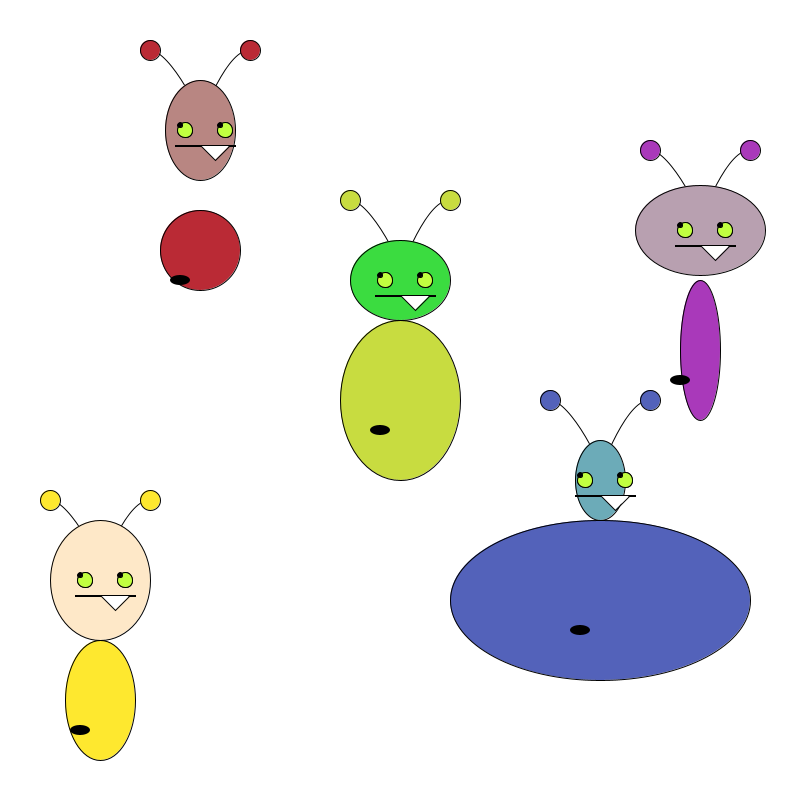
Frame 1 (no input)
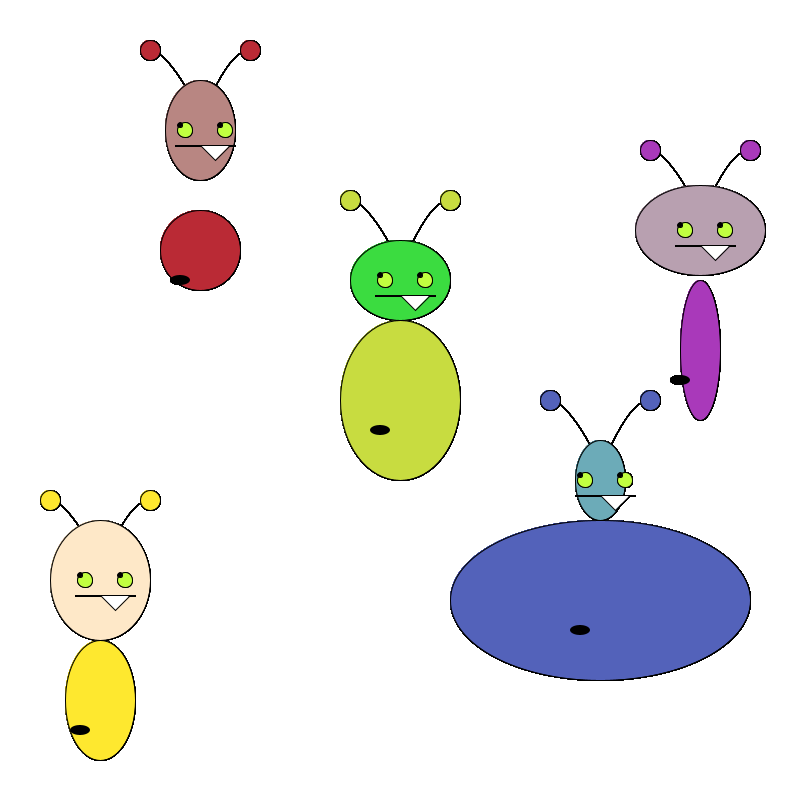
Frame 60 (the mouse pressed at the canvas centre just before this capture)
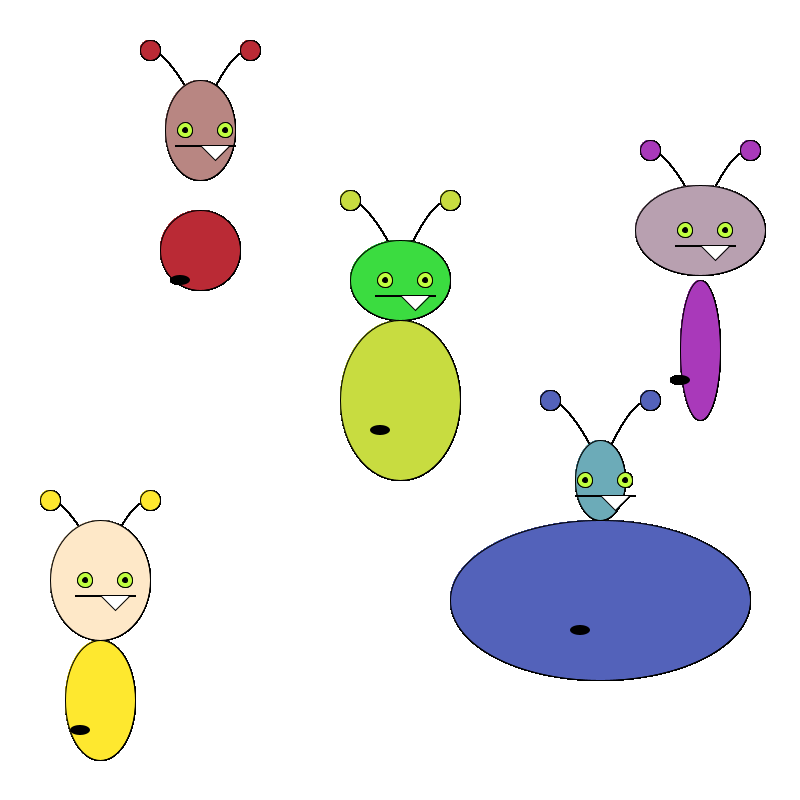
Frame 120 (the mouse held since frame 60 and released just before this capture)

The Processing sketch that drew these frames (run headless with seeded random() and noise(); from frame 60 on, the mouse is pressed at the canvas centre):

// Processing sketch: sketch_009_Exercise05_part1
// ── sketch_009_Exercise05_part1.pde
/* make a class called Monster
 a "class" is a datatype that has data and functionality
 think of a class as a "blueprint" for objects"
 !your classes should begin with a capital letter! */
 Monster fred, bill, bob, lucy, matt;
 float wanderX, wanderY;
 color wart = color(0);

void setup() {
  background(255);
  size(800, 800);
  
  //loading all the new monsters
  //color x = color(60, 189, 64);
  fred = new Monster(0, 0, 200, 220, 64, 59, 220, 64, wart);
  bill = new Monster(0, 0, 83, 98, 186, 108, 171, 184, wart);
  bob = new Monster(0, 0, 169, 57, 186,184, 160, 176, wart);
  lucy = new Monster(0, 0,186, 42, 53,184, 134, 130, wart);
  matt = new Monster(0, 0,254, 232, 47, 254, 232, 200, wart); //new instance of 'Monster' named 'matt'
}

void draw() { //calling all the monsters
  wanderX = map(mouseX, 0, width, -5, 5);
  wanderY = map(mouseY, 0, height, -5, 5);
  
  
  
  
  
  //fred: center green monster
  pushMatrix();
  //fred = new Monster(0, 0, color(60, 189, 64), color(59, 220, 64), wart); //new instance of 'Monster' named 'fred'
  fred.monsterBody(120, 160);
  fred.head(100, 80);
  fred.eyes(wanderX, wanderY);
  popMatrix();
  
   //these other monsters are not showing up...
  
  //bill: blue monster
  pushMatrix();
  translate(200, 200);
  //bill = new Monster(-200, -200, color(83, 98, 186), color(108, 171, 184), wart); //new instance of 'Monster' named 'bill'
  bill.monsterBody(300, 160);
  bill.head(50, 80);
  bill.eyes(wanderX, wanderY);
  popMatrix();
  
  //bob: purple monster
  pushMatrix();
  translate(300, -50);
  //bob = new Monster(0, 0, color(169, 57, 186), color(184, 160, 176), wart); //new instance of 'Monster' named 'bob'
  bob.monsterBody(40, 140);
  bob.head(130, 90);
  bob.eyes(wanderX, wanderY);
  popMatrix();
  
  //lucy: red monster
  pushMatrix();
  translate(-200, -150);
  //lucy = new Monster(0, 0, color(186, 42, 53), color(184, 134, 130), wart); //new instance of 'Monster' named 'lucy'
  lucy.monsterBody(80, 80);
  lucy.head(70, 100);
  lucy.eyes(wanderX, wanderY);
  popMatrix();
  
  //matt: yellow monster
  pushMatrix();
  translate(-300, 300);
  //matt = new Monster(-100, 100, color(254, 232, 47), color(254, 232, 200), wart); //new instance of 'Monster' named 'matt'
  matt.monsterBody(70, 120);
  matt.head(100, 120);
  matt.eyes(wanderX, wanderY);
  popMatrix();

}

//eyes don't move when the wanderX and wanderY are in the update function... work in draw function
/*void update(){ //updates where the mouse is
   wanderX = map(mouseX, 0, width, -5, 5);
   wanderY = map(mouseY, 0, height, -5, 5);
}*/
// ── Monster.pde
//Tab for the Monster class
//used some code from GitHub 

class Monster {
  /*everything in here is what will encompass the Monster
   this is the class constructor. this is called with the 
   "new" line in the main code*/
   
  public color skin1, skin2, blink, wort;    // no accessible outside the class. Only internally.
  float x, y, wanderX, wanderY, percentScale;  // accessible outside the class, using the dot syntax
  int col1x,col1y,col1z, col2x,col2y,col2z;
  boolean button;
  
  Monster(float tempX, float tempY, int Ax , int Ay, int Az, int Bx, int By , int Bz, color wort_) { //these are the parameters as variables
    col1x = Ax;
    col1y = Ay;
    col1z = Az;
    col2x = Bx;
    col2y = By;
    col2z = Bz;
    x = tempX;
    y = tempY;
    wort = wort_;
    
    //Why do we have to rename these variables?
  }

  /* all the methods go below the constructor */
  void monsterBody(int wide, int tall) { //calling local variables
    smooth();
    curve(width/2 - 100 + x, width/2-100 + y, width/2 - 50 + x, width/2-200 + y, width/2 + 10 + x, width/2 -100 + y, width/2 -20 + x, width/2 + 20 + y); //left antenna
    curve(width/2 + 120 + x, width/2-80 + y, width/2 + 50 + x, width/2-200 + y, width/2 - 10 + x, width/2 - 100 + y, width/2 -20 + x, width/2 + 40 + y); //right antenna
    fill(col1x,col1y,col1z); //darker green
    ellipse(width/2 + x, width/2 + y, wide, tall); //body 120, 160
    fill(wort); // purple
    noStroke(); 
    ellipse(width/2 - 20 + x, width/2 + 30 + y, 20, 10);  //wart
  }

  void head(int wid, int hei) {
    fill(col2x, col2y, col2z); // lighter green
    stroke(0); 
    ellipse(width/2 + x, width/2 - 120 + y, wid, hei); //head 100, 80
    fill(0);
    rect(width/2 - 25 + x, width/2 - 105 + y, 60, 1); //mouth
    fill(255);
    triangle(width/2 + 15 + x, width/2 - 90 + y, width/2 + x, width/2-105 + y, width/2 + 30 + x, width/2 - 105 + y); //tooth
    eyes(wanderX, wanderY); //pass anything as parameters, only restricted to number of how many
    fill(col1x, col1y, col1z); //lighter green
    ellipse(width/2 - 50 + x, width/2 - 200 + y, 20, 20); // left antenna point
    ellipse(width/2 + 50 + x, width/2 - 200 + y, 20, 20); // right antenna point
    noFill();
  }

  void eyes(float wX, float wY) {
    fill(193, 255, 64); //greenish yellow
    ellipse(width/2 - 15 + x, width/2 - 120 + y, 15, 15); //left eye
    ellipse(width/2 + 25 + x, width/2 - 120 + y, 15, 15); //right eye
    fill(0);
    ellipse(width/2 - 15 + wX + x, width/2 - 120 + wY + y, 5, 5); //left pupil
    ellipse(width/2 + 25 + wX + x, width/2 - 120 + wY + y, 5, 5); //right pupil
    noFill();
  }
}
